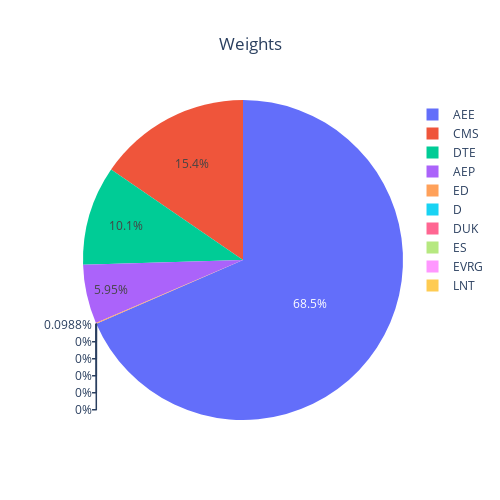

Source (notebook cell):
### Code cell
weightsPlot(MVOTangentPortfolio(prices=prices))

### Figure 1 — Plotly figure (JSON) as saved in the notebook; plotly's stock layout.template omitted (floating-point values rounded to 4 significant figures)
{"data": [{"labels": ["AEE", "AEP", "CMS", "D", "DTE", "DUK", "ED", "ES", "EVRG", "LNT"], "type": "pie", "values": [0.6846, 0.05953, 0.1542, 0, 0.1006, 0, 0.0009883, 0, 0, 0]}], "layout": {"height": 500, "title": {"text": "Weights", "x": 0.5}, "width": 500}}
